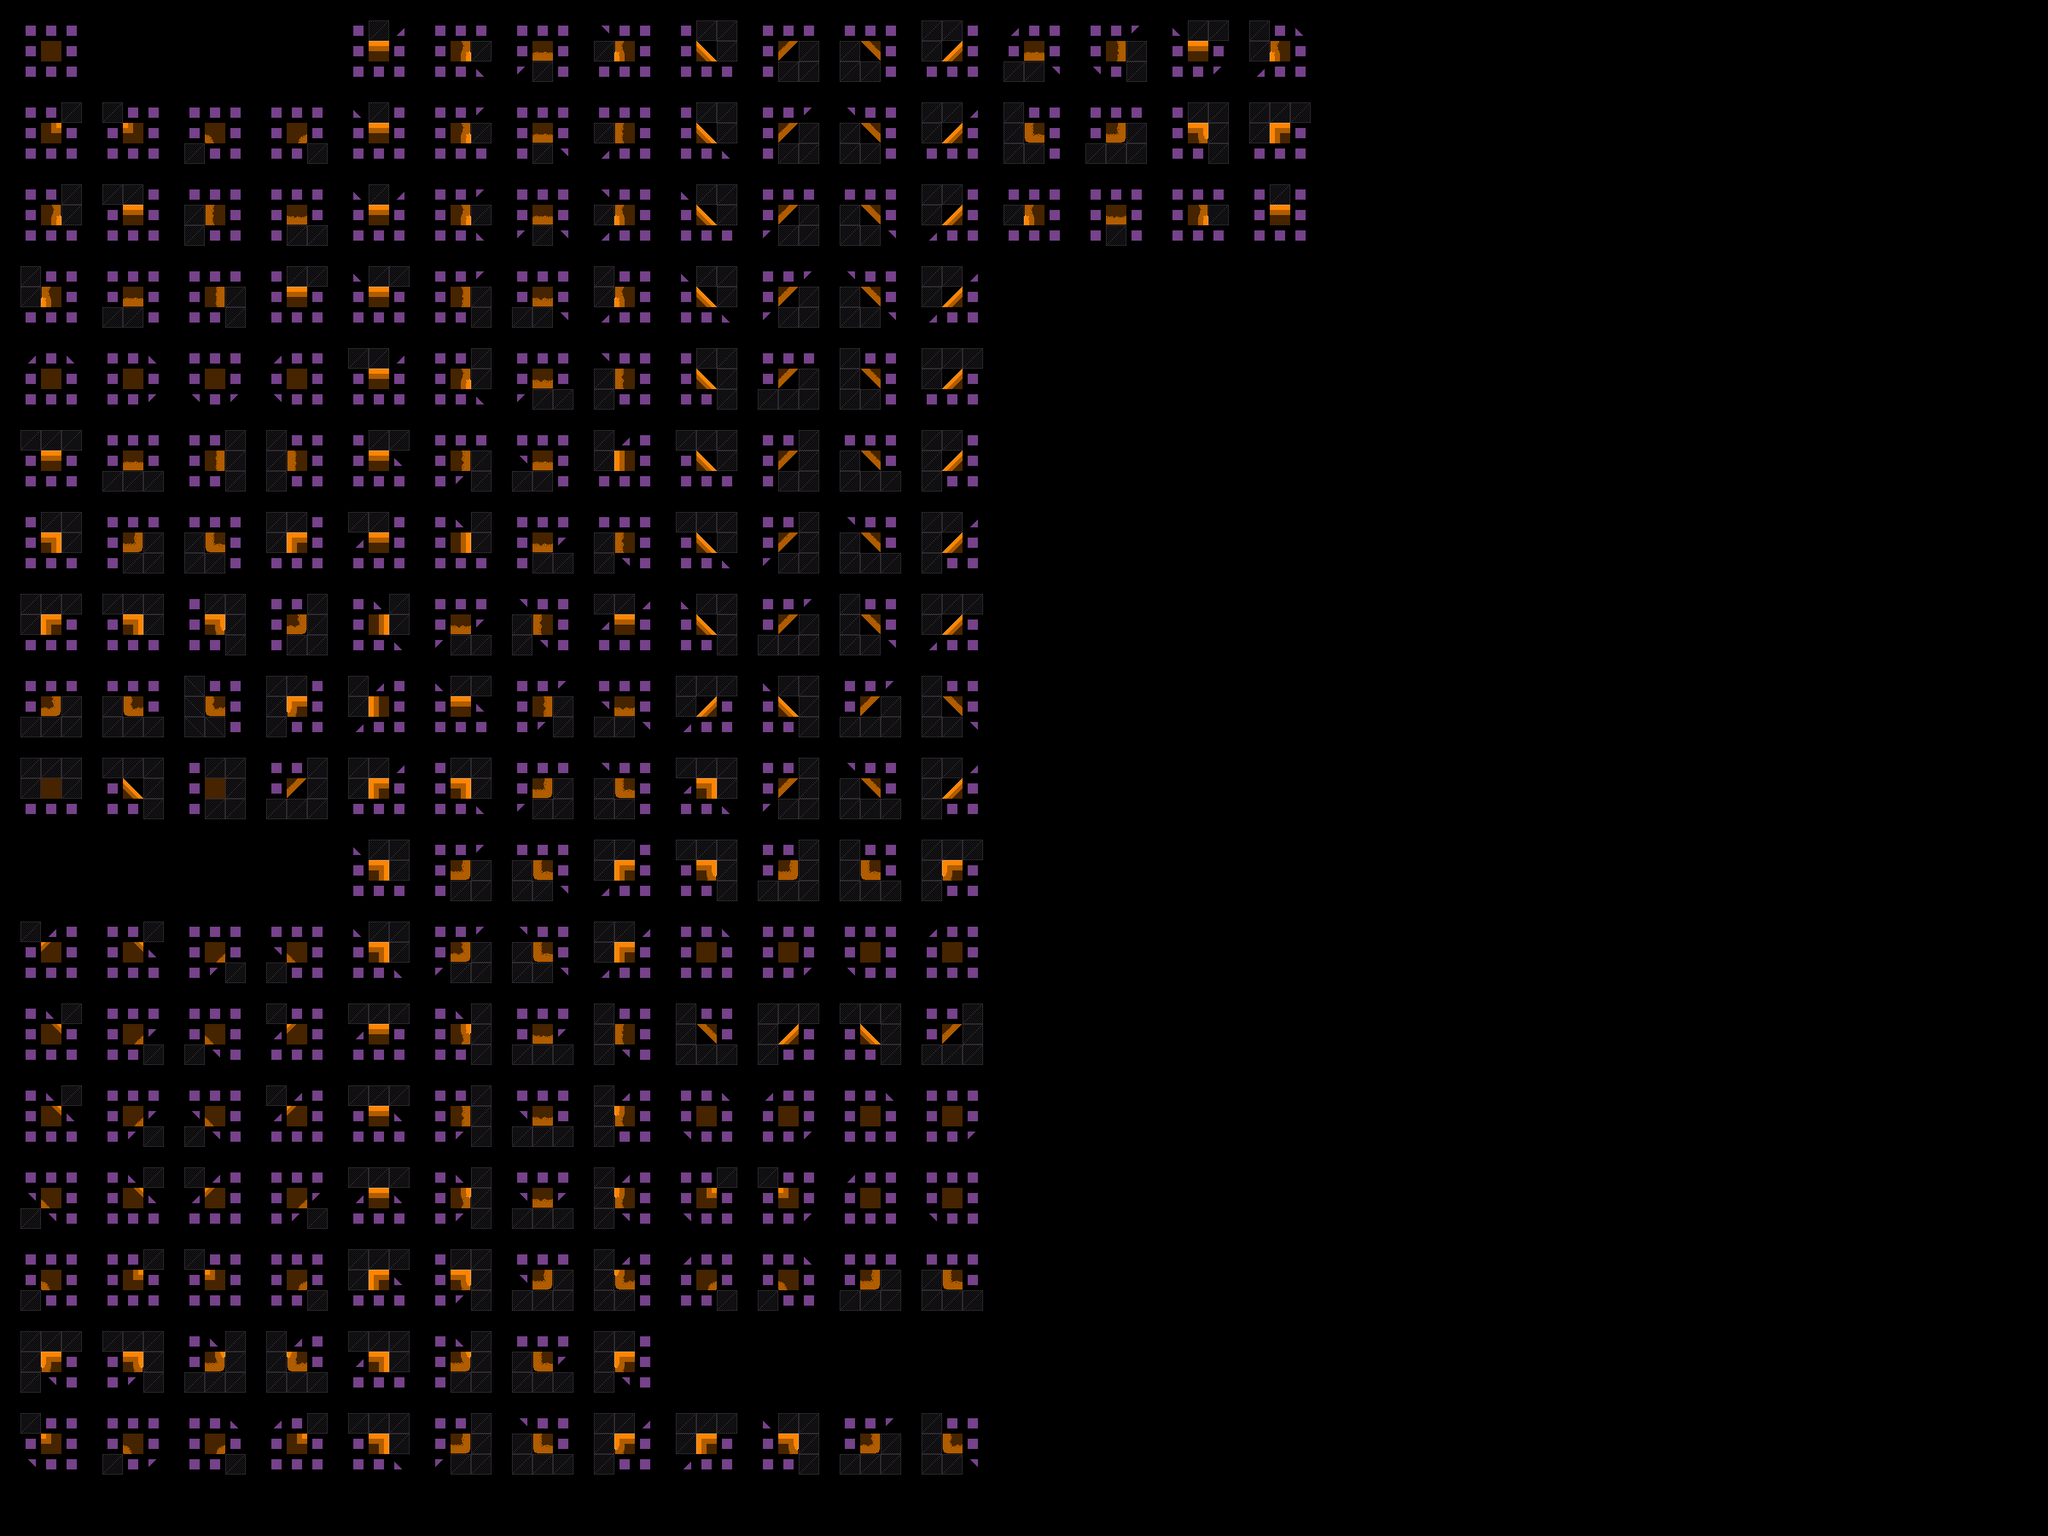

This is a level from a 2D game, rendered from its Tiled map with the project's own tilesets. A one-line summary and the map file follow, with tile-layer data summarised:
An orthogonal 100x75 tile map with 32x32 px tiles, 2 tile layers (input_construct, output_Ground), 2 tilesets.

<map version="1.9" tiledversion="1.9.2" orientation="orthogonal" renderorder="right-down" width="100" height="75" tilewidth="32" tileheight="32" infinite="0" nextlayerid="4" nextobjectid="1">
 <editorsettings>
  <chunksize width="32" height="16" />
 </editorsettings>
 <properties>
  <property name="AutomappingRadius" type="int" value="0" />
 </properties>
 <tileset firstgid="1" source="construct.tsx" />
 <tileset firstgid="26" source="Ground.tsx" />
 <layer id="2" name="input_construct" width="100" height="75">
  <data>[7500 cells, 1975 non-empty, 4 distinct tile ids]</data>
 </layer>
 <layer id="3" name="output_Ground" width="100" height="75">
  <data>[7500 cells, 217 non-empty, 36 distinct tile ids]</data>
 </layer>
</map>
